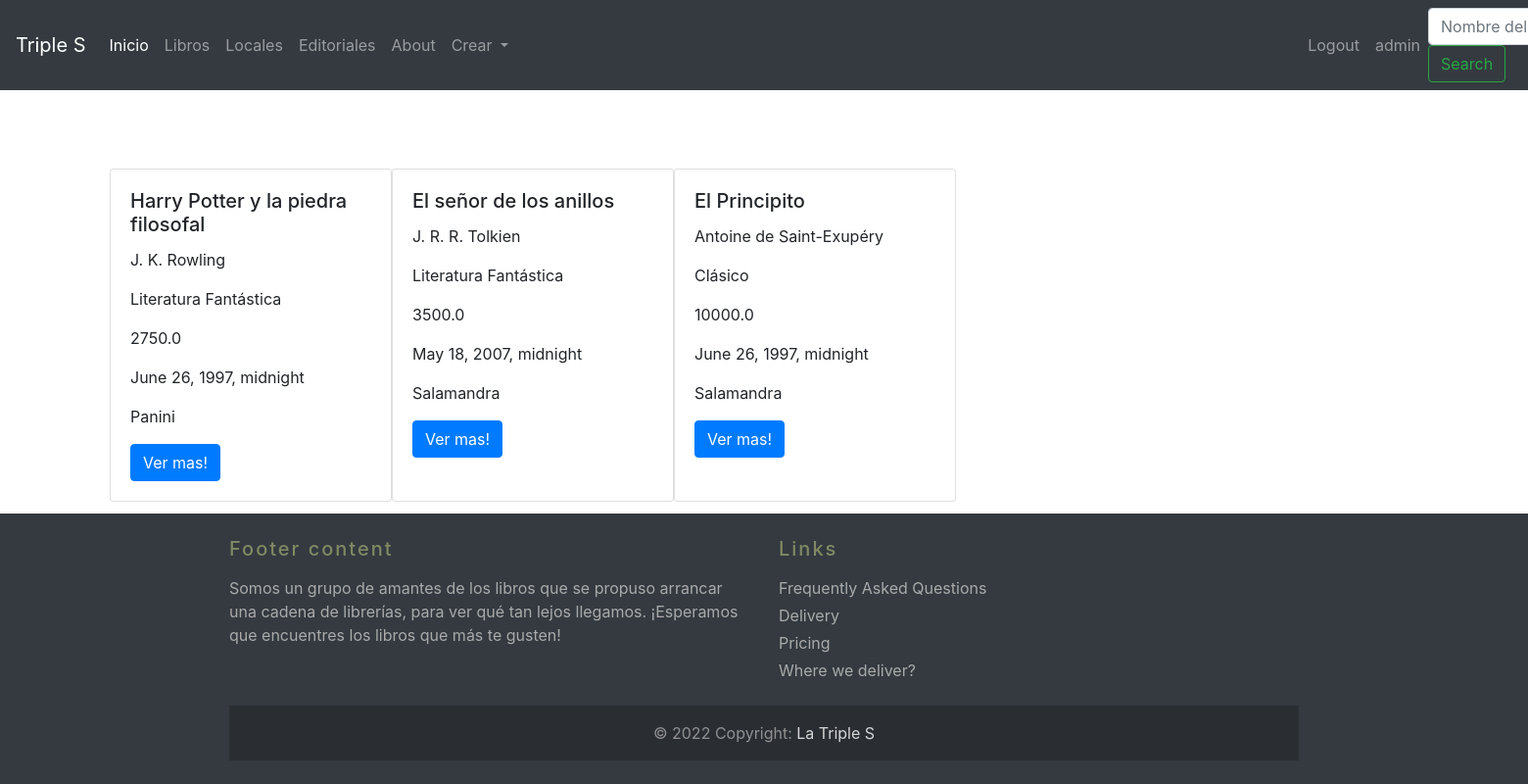
Screenshot of /libros/libros/ (signed in) with the database file from the repository.
### Libros/models.py (models this page shows)
class Libros(models.Model):
    name = models.CharField(max_length=255)
    autor = models.CharField(max_length=50)
    categoria = models.CharField(max_length=100)
    precio = models.FloatField()
    ISBN = models.CharField(max_length=20, unique=True)
    stock = models.BooleanField(default=True, null=True)
    fecha = models.DateTimeField()
    editorial = models.ForeignKey(Editorial, on_delete=models.CASCADE)
    class Meta:
        verbose_name = 'libro'
        verbose_name_plural = 'libros'

class Editorial(models.Model):
    nombre = models.CharField(max_length=30)
    link_editorial = models.CharField(max_length=255)
    foto = models.ImageField(upload_to='imgs/')
    class Meta:
        verbose_name = 'editorial'
        verbose_name_plural = 'editoriales'
    def __str__(self):
        return self.nombre

### Libros/views.py (the view)
# urls.py: path('libros/', libros, name = 'libros'),
def libros(request):
    libros = Libros.objects.all()
    context = {
        'libros' : libros
    }
    return render(request, 'libros.html', context = context)

### templates/libros.html (shortened to what this page needs)
{% extends 'base.html' %}
{% block contenido %}
<div class="d-flex" style="margin-top:5rem; margin-left:7rem;">
    {% for libro in libros %}
    <div class="card" style="width: 18rem;">
        <div class="card-body">
            <h5 class="card-title">{{libro.name}}</h5>
            <p class="card-text">{{libro.autor}}</p>
            <p class="card-text">{{libro.categoria}}</p>
            <p class="card-text">{{libro.precio}}</p>
            <p class="card-text">{{libro.fecha}}</p>
            <p class="card-text">{{libro.editorial}}</p>
            <a href="/libros/detalle-libro/{{libro.id}}/" class="btn btn-primary">Ver mas!</a>
        </div>
    </div>
    {% endfor %}
</div>
{% endblock %}

### templates/base.html (shortened to what this page needs)
<!DOCTYPE html>
<html lang="en">
<head>
    <link rel="stylesheet" href="https://cdn.jsdelivr.net/npm/bootstrap@4.6.1/dist/css/bootstrap.min.css">
</head>
<body class="d-flex flex-column min-vh-100" >
    <nav class="navbar navbar-expand-lg navbar-dark bg-dark">
        <a class="navbar-brand" href="/">Triple S</a>
        <div class="collapse navbar-collapse" id="navbarSupportedContent">
          <ul class="navbar-nav mr-auto">
            <li class="nav-item active">
              <a class="nav-link" href="/">Inicio<span class="sr-only">(current)</span></a>
            </li>
            <li class="nav-item">
              <a class="nav-link" href="/libros/libros">Libros</a>
            </li>
            <li class="nav-item">
              <a class="nav-link" href="/libros/locales">Locales</a>
            </li>
            <li class="nav-item">
              <a class="nav-link" href="/libros/editoriales">Editoriales</a>
            </li>
            <li class="nav-item">
              <a class="nav-link" href="/libros/about">About</a>
            </li>
            {% if request.user.is_authenticated and request.user.is_superuser %}
            <li class="nav-item dropdown">
              <a class="nav-link dropdown-toggle" href="#" id="navbarDropdown" role="button" data-toggle="dropdown" aria-haspopup="true" aria-expanded="false">
                Crear
              </a>
            </li>
            {% endif %}
            {% if request.user.is_authenticated %}
            <li class="nav-item" style="margin-left: 50rem">
              <a class="nav-link" href="/logout/">Logout</a>
            </li>
            {% endif %}
            <li class="nav-item">
              <a class="nav-link" href="/perfil/">{{user.username}}</a>
            </li>
          </ul>
          <form class="form-inline my-2 my-lg-0" action ='/libros/buscar-libros/' method="GET">
            <input class="form-control mr-sm-2" type="text" placeholder="Nombre del Libro" aria-label="Search" name="Search">
            <button class="btn btn-outline-success my-2 my-sm-0" type="submit">Search</button>
          </form>
        </div>
      </nav>
  {% block contenido %}
  {% endblock %}
    <footer  class="bg-dark mt-auto">
    <div class="container p-4 margin-bottom">
      <div class="row">
        <div class="col-lg-6 col-md-12 mb-4">
          <h5 class="mb-3" style="letter-spacing: 2px; color: #818963;">Footer content</h5>
          <p style="color: #aaaaaa;">
            Somos un grupo de amantes de los libros que se propuso arrancar una cadena de librerías, para ver qué tan lejos llegamos.
            ¡Esperamos que encuentres los libros que más te gusten!
          </p>
        </div>
        <div class="col-lg-3 col-md-6 mb-4">
          <h5 class="mb-3" style="letter-spacing: 2px; color: #818963;">Links</h5>
          <ul class="list-unstyled mb-0">
            <li class="mb-1">
              <a href="#!" style="color: #aaaaaa;">Frequently Asked Questions</a>
            </li>
            <li class="mb-1">
              <a href="#!" style="color: #aaaaaa;">Delivery</a>
            </li>
            <li class="mb-1">
              <a href="#!" style="color: #aaaaaa;">Pricing</a>
            </li>
            <li>
              <a href="#!" style="color: #aaaaaa;">Where we deliver?</a>
            </li>
          </ul>
        </div>
      </div>
    <div class="text-center p-3" style="color: #919191 ; background-color: rgba(0, 0, 0, 0.2);">
      © 2022 Copyright:
      <a style="color: #d6d6d6;" href="">La Triple S</a>
</body>
</html>

### rows the page displays
Libros: name "Harry Potter y la piedra filosofal", autor "J. K. Rowling", categoria "Literatura Fantástica", precio "2750.0", fecha "June 26, 1997, midnight", editorial "Panini"
Libros: name "El señor de los anillos", autor "J. R. R. Tolkien", categoria "Literatura Fantástica", precio "3500.0", fecha "May 18, 2007, midnight", editorial "Salamandra"
Libros: name "El Principito", autor "Antoine de Saint-Exupéry", categoria "Clásico", precio "10000.0", fecha "June 26, 1997, midnight", editorial "Salamandra"

### other values shown
{{ user.username }} "admin"
